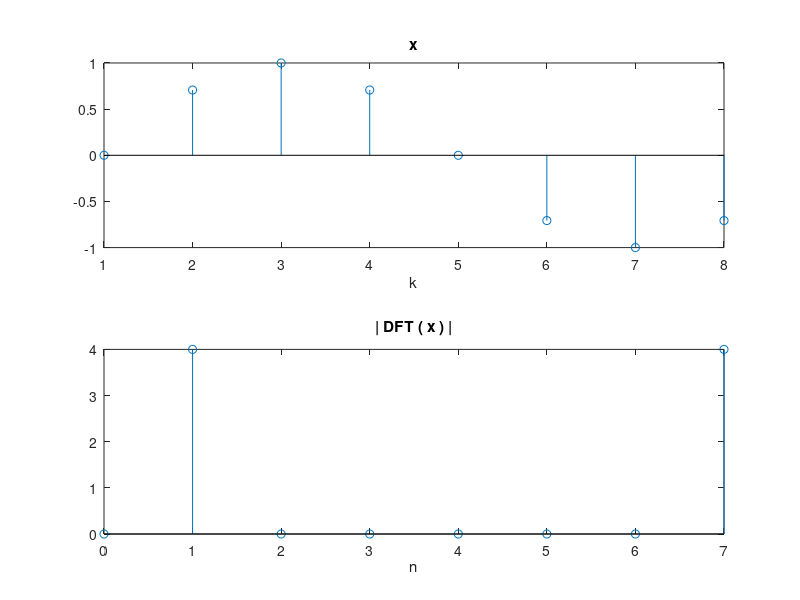
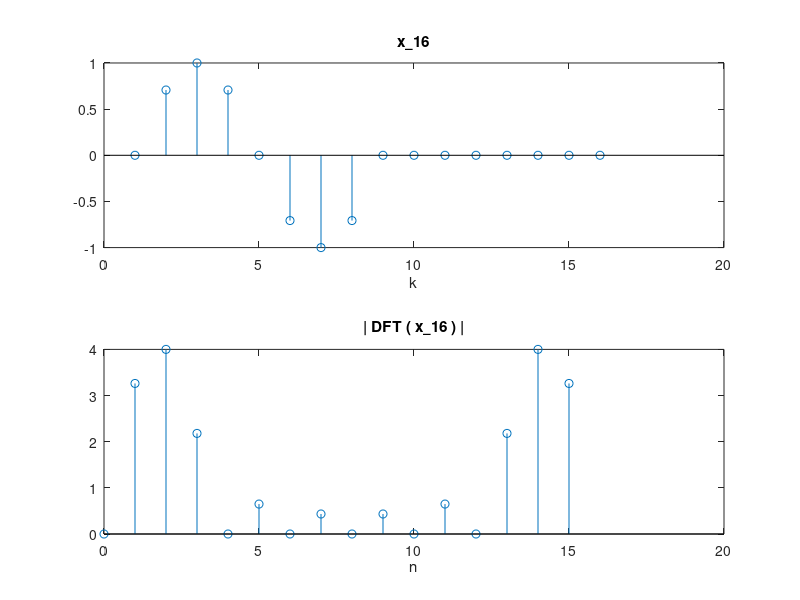
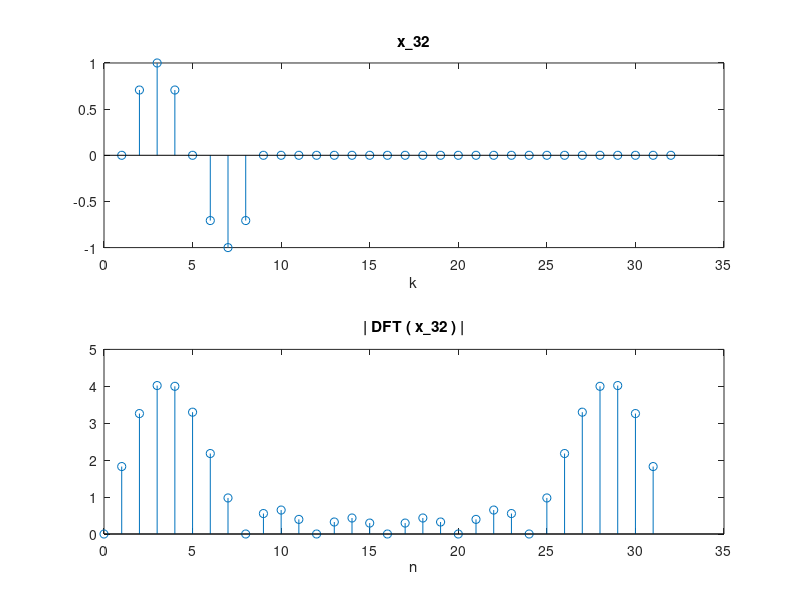
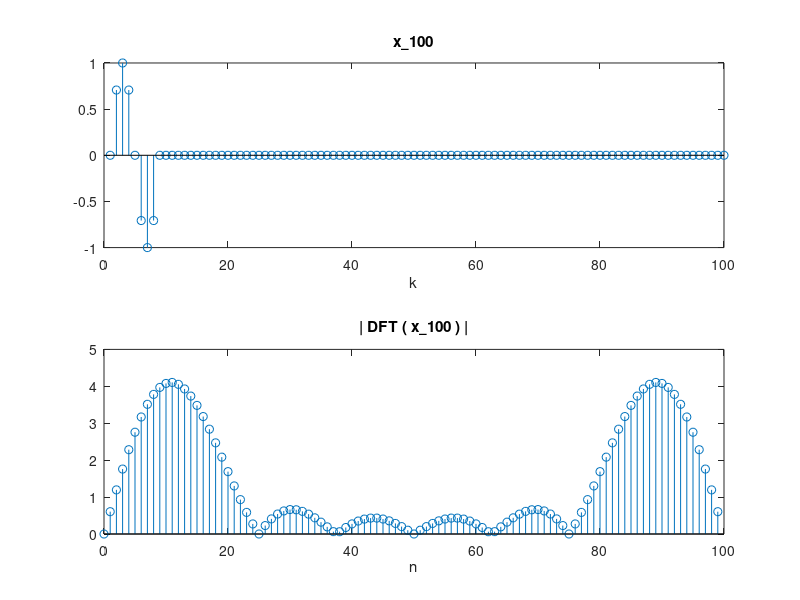

Source code (MATLAB) for these figures, in order:
%%%%%%%%%%%%%%%%%%%%%%%%%%%%%%%%%%%%%%%%%%%%%%%%%%%%%%%%%%%%%%%%%%%%%%%%%%%
%   Nachrichtentechnisches Praktikum - Aufgabe 2 - DFT
%                                                      
%   7. Zero Padding
%                                                      
%       x               : Folge im Zeitbereich 
%       x_16, x_32      : Folge im Zeitbereich nach Zero Padding
%       X, X_16, X_32   : DFT der jeweiligen Folge
%
%%%%%%%%%%%%%%%%%%%%%%%%%%%%%%%%%%%%%%%%%%%%%%%%%%%%%%%%%%%%%%%%%%%%%%%%%%%

clear all
close all
clc




%%%%%%%%%%%%%%%%%%%%%%%%%%%%%%%%%%%%%%%%%%%%%%%%%%%%%%%%%%%%%%%%%%%%%%%%%%%
% Simulation
%%%%%%%%%%%%%%%%%%%%%%%%%%%%%%%%%%%%%%%%%%%%%%%%%%%%%%%%%%%%%%%%%%%%%%%%%%%

% Folge
x = sin(linspace(0, 2*pi-1/4*pi, 8) );



% Zero Padding
x_16 = x; x_16(16) = 0;
x_32 = x; x_32(32) = 0;

x_100 = x; x_100(100) = 0;

% Diskrete Fourier Transformationen
X = fft(x);
X_16 = fft(x_16);
X_32 = fft(x_32);
X_100 = fft(x_100);




%%%%%%%%%%%%%%%%%%%%%%%%%%%%%%%%%%%%%%%%%%%%%%%%%%%%%%%%%%%%%%%%%%%%%%%%%%%
% Ergebnisse ausgeben
%%%%%%%%%%%%%%%%%%%%%%%%%%%%%%%%%%%%%%%%%%%%%%%%%%%%%%%%%%%%%%%%%%%%%%%%%%%

% Urspruengliche Folge
figure('Name','Folge ohne Zero Padding')
subplot(2,1,1); stem(x); title('x'); xlabel('k'); 
subplot(2,1,2); stem(0:7,abs(X)); title('| DFT ( x ) |'); xlabel('n'); 

% Mit Zero Padding auf doppelte Laenge
figure('Name','Folge mit Zero Padding auf doppelte Laenge')
subplot(2,1,1); stem(x_16); title('x\_16'); xlabel('k'); 
subplot(2,1,2); stem(0:15,abs(X_16)); title('| DFT ( x\_16 ) |'); xlabel('n'); 

% Mit Zero Padding auf vierfache Laenge
figure('Name','Folge mit Zero Padding auf vierfache Laenge')
subplot(2,1,1); stem(x_32); title('x\_32'); xlabel('k'); 
subplot(2,1,2); stem(0:31,abs(X_32)); title('| DFT ( x\_32 ) |'); xlabel('n'); 

% Mit Zero Padding auf 11 Laenge
figure('Name','Folge mit Zero Padding auf Laenge 13')
subplot(2,1,1); stem(x_100); title('x\_100'); xlabel('k'); 
subplot(2,1,2); stem(0:99,abs(X_100)); title('| DFT ( x\_100 ) |'); xlabel('n'); 
